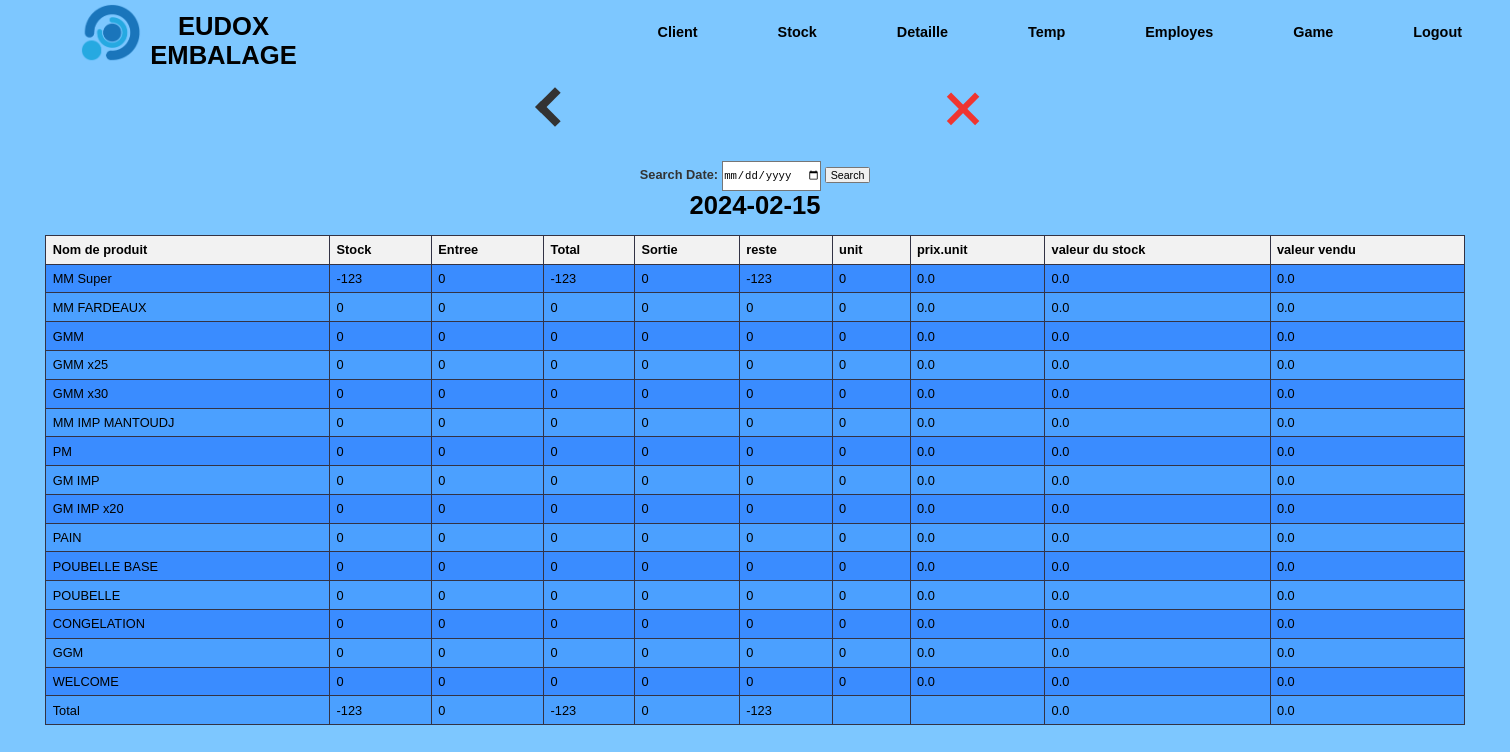
Screenshot of /stock/view with the database file from the repository.
### tables this page shows
CREATE TABLE stv (
        id INTEGER PRIMARY KEY AUTOINCREMENT,
        date TEXT NOT NULL,
        MM_super_st INTEGER NOT NULL,
        MM_super_e INTEGER NOT NULL,
        MM_super_so INTEGER NOT NULL,
        MM_Fardeaux_st INTEGER NOT NULL,
        MM_Fardeaux_e INTEGER NOT NULL,
        MM_Fardeaux_so INTEGER NOT NULL,
        GMM_st INTEGER NOT NULL,
        GMM_e INTEGER NOT NULL,
        GMM_so INTEGER NOT NULL,
        GMM_x25_st INTEGER NOT NULL,
        GMM_x25_e INTEGER NOT NULL,
        GMM_x25_so INTEGER NOT NULL,
        GMM_x30_st INTEGER NOT NULL,
        GMM_x30_e INTEGER NOT NULL,
        GMM_x30_so INTEGER NOT NULL,
        MM_IMP_MANTOUDJ_st INTEGER NOT NULL,
        MM_IMP_MANTOUDJ_e INTEGER NOT NULL,
        MM_IMP_MANTOUDJ_so INTEGER NOT NULL,
        PM_st INTEGER NOT NULL,
        PM_e INTEGER NOT NULL,
        PM_so INTEGER NOT NULL,
        GM_IMP_st INTEGER NOT NULL,
        GM_IMP_e INTEGER NOT NULL,
        GM_IMP_so INTEGER NOT NULL,
        GM_IMP_x20_st INTEGER NOT NULL,
        GM_IMP_x20_e INTEGER NOT NULL,
        GM_IMP_x20_so INTEGER NOT NULL,
        PAIN_st INTEGER NOT NULL,
        PAIN_e INTEGER NOT NULL,
        PAIN_so INTEGER NOT NULL,
        POUBELLE_BASE_st INTEGER NOT NULL,
        POUBELLE_BASE_e INTEGER NOT NULL,
        POUBELLE_BASE_so INTEGER NOT NULL,
        POUBELLE_st INTEGER NOT NULL,
        POUBELLE_e INTEGER NOT NULL,
        POUBELLE_so INTEGER NOT NULL,
        CONGELATION_st INTEGER NOT NULL,
        CONGELATION_e INTEGER NOT NULL,
        CONGELATION_so INTEGER NOT NULL,
        GGM_st INTEGER NOT NULL,
        GGM_e INTEGER NOT NULL,
        GGM_so INTEGER NOT NULL,
        WELCOME_st INTEGER NOT NULL,
        WELCOME_e INTEGER NOT NULL,
        WELCOME_so INTEGER NOT NULL
    );

CREATE TABLE upt (
        id INTEGER PRIMARY KEY AUTOINCREMENT,
        date TEXT NOT NULL,
        num INTEGER NOT NULL,
        u INTEGER NOT NULL,
        up REAL NOT NULL
    );

### app.py (the view)
@app.route('/stock/view', methods=['POST', 'GET'])
def view_stock():
    if request.method == 'POST':
        today_date = request.form.get('search_date', datetime.now().strftime("%Y-%m-%d"), None)
        if not today_date:
            today_date = datetime.now().strftime("%Y-%m-%d")
    else:
        today_date = datetime.now().strftime("%Y-%m-%d")
    conn = sqlite3.connect('form_data.db')
    cursor = conn.cursor()
    cursor.execute('SELECT * FROM stv WHERE date = ?', (today_date,))
    stock_data = cursor.fetchone()
    cursor.execute('SELECT u, up FROM upt WHERE date = ?', (today_date,))
    vals = cursor.fetchall()
    conn.close()
    product_names = ["MM Super", "MM FARDEAUX", "GMM", "GMM x25", "GMM x30", "MM IMP MANTOUDJ", "PM", "GM IMP", "GM IMP x20", "PAIN", "POUBELLE BASE", "POUBELLE", "CONGELATION", "GGM", "WELCOME"]
    total_stock = sum(stock_data[i * 3 + 2] for i in range(len(product_names)))
    total_entree = sum(stock_data[i * 3 + 3] for i in range(len(product_names)))
    total_sort = sum(stock_data[i * 3 + 4] for i in range(len(product_names)))
    total_rest = sum(stock_data[i * 3 + 2] + stock_data[i * 3 + 3] - stock_data[i * 3 + 4] for i in range(len(product_names)))
    total_v_stock = sum((stock_data[i * 3 + 2] + stock_data[i * 3 + 3] - stock_data[i * 3 + 4]) * vals[i][0] * vals[i][1] for i in range(len(product_names)))
    total_v_vendu = sum(stock_data[i * 3 + 4] * vals[i][0] * vals[i][1] for i in range(len(product_names)))
    return render_template('s_view.html', stock_data=stock_data, vals=vals, product_names=product_names, td=today_date,
                           total_stock=total_stock, total_entree=total_entree, total_sort=total_sort,
                           total_rest=total_rest, total_v_stock=total_v_stock, total_v_vendu=total_v_vendu)

### templates/s_view.html (shortened to what this page needs)
{% extends 'main.html' %}
{% block top %}
<a href="/stock" id="back"><div class="thick-arrow-left"></div></a>
<a href="/main" id="aclose"><div class="close"></div></a>
{% endblock %}
{% block bot %}
<form method="POST" action="/stock/view">
  <b><label for="search_date">Search Date:</label></b>
  <input type="date" id="search_date" name="search_date">
  <button type="submit">Search</button>
</form>
<h1>{{ stock_data[1] }}</h1>
<table>
  <tr>
    <th>Nom de produit</th>
    <th>Stock</th>
    <th>Entree</th>
    <th>Total</th>
    <th>Sortie</th>
    <th>reste</th>
    <th>unit</th>
    <th>prix.unit</th>
    <th>valeur du stock</th>
    <th>valeur vendu</th>
  </tr>
  {% for i in range(15) %}
    <tr>
      <td>{{ product_names[i] }}</td>
      <td>{{ stock_data[i * 3 + 2] }}</td>
      <td>{{ stock_data[i * 3 + 3] }}</td>
      <td>{{ stock_data[i * 3 + 2] + stock_data[i * 3 + 3] }}</td>
      <td>{{ stock_data[i * 3 + 4] }}</td>
      <td>{{ stock_data[i * 3 + 2] + stock_data[i * 3 + 3] - stock_data[i * 3 + 4] }}</td>
      <td contenteditable="true" onblur="updateValue(this.innerText, {{ i }}, 0, '{{ stock_data[1] }}')">{{ vals[i][0] }}</td>
      <td contenteditable="true" onblur="updateValue(this.innerText, {{ i }}, 1, '{{ stock_data[1] }}')">{{ vals[i][1] }}</td>
      <td>{{ (stock_data[i * 3 + 2] + stock_data[i * 3 + 3] - stock_data[i * 3 + 4]) * vals[i][0] * vals[i][1] }}</td>
      <td>{{ stock_data[i * 3 + 4] * vals[i][0] * vals[i][1] }}</td>
    </tr>
  {% endfor %}
  <tr>
    <td>Total</td>
    <td>{{ total_stock }}</td>
    <td>{{ total_entree }}</td>
    <td>{{ total_stock + total_entree }}</td>
    <td>{{ total_sort }}</td>
    <td>{{ total_rest }}</td>
    <td></td>
    <td></td>
    <td>{{ total_v_stock }}</td>
    <td>{{ total_v_vendu }}</td>
  </tr>
</table>
{% endblock %}

### static/css/style.css (style rules this page uses)
body, h1, h2, h3, p, ul, li { margin: 0; padding: 0; }
body { font-family: Arial, sans-serif; background-color: #7dc7ff; zoom: 80%; }
a { color: inherit; text-decoration: none; }
#aclose { margin-left: 28vw; }
.thick-arrow-left { margin: 35px; width: 25px; height: 25px; border: 10px solid #333; border-left: 0; border-top: 0; transform: rotate(135deg); }
#back { margin-left: 34%; }
.close { margin: 30px; background: #f03530; height: 50px; position: relative; width: 8px; transform: rotate(45deg); }
.close:after { background: #f03530; content: ""; height: 8px; left: -21px; position: absolute; top: 21px; width: 50px; }
.bot_side label { color: #333; }
.bot_side input { height: 35px; }

### templates/s_view.html (style rules this page uses)
table { border-collapse: collapse; width: 94%; margin: 3%; margin-top: 1%; }
th, td { border: 1px solid #333344; padding: 8px; text-align: left; }
th { background-color: #f2f2f2; }
tr:nth-child(even) td { background-color: #3a8cff; }
tr:nth-child(odd) td { background-color: #4ba0ff; }

### rows the page displays
stv: date "2024-02-15", MM_super_st "-123" "0" "0" "0" "0" "0" "0" "0" "0" "0" "0" "0" "0" "0" "0", MM_super_e "0" "0" "0" "0" "0" "0" "0" "0" "0" "0" "0" "0" "0" "0" "0", stock_data[i*3+2]+stock_data[i*3+3] "-123" "0" "0" "0" "0" "0" "0" "0" "0" "0" "0" "0" "0" "0" "0", MM_super_so "0" "0" "0" "0" "0" "0" "0" "0" "0" "0" "0" "0" "0" "0" "0", MM_super_st+MM_super_e+MM_super_so "-123" "0" "0" "0" "0" "0" "0" "0" "0" "0" "0" "0" "0" "0" "0", MM_super_st+MM_super_e+MM_super_so "0.0" "0.0" "0.0" "0.0" "0.0" "0.0" "0.0" "0.0" "0.0" "0.0" "0.0" "0.0" "0.0" "0.0" "0.0", stock_data[i*3+4]*vals[i][0]*vals[i][1] "0.0" "0.0" "0.0" "0.0" "0.0" "0.0" "0.0" "0.0" "0.0" "0.0" "0.0" "0.0" "0.0" "0.0" "0.0"
upt: u "0", up "0.0"
upt: u "0", up "0.0"
upt: u "0", up "0.0"
upt: u "0", up "0.0"
upt: u "0", up "0.0"
upt: u "0", up "0.0"
upt: u "0", up "0.0"
upt: u "0", up "0.0"
upt: u "0", up "0.0"
upt: u "0", up "0.0"
upt: u "0", up "0.0"
upt: u "0", up "0.0"
upt: u "0", up "0.0"
upt: u "0", up "0.0"
upt: u "0", up "0.0"

### other values shown
{{ product_names[i] }} "MM Super" "MM FARDEAUX" "GMM" "GMM x25" "GMM x30" "MM IMP MANTOUDJ" "PM" "GM IMP" "GM IMP x20" "PAIN" "POUBELLE BASE" "POUBELLE" "CONGELATION" "GGM" "WELCOME"
{{ total_stock }} "-123"
{{ total_entree }} "0"
{{ total_stock + total_entree }} "-123"
{{ total_sort }} "0"
{{ total_rest }} "-123"
{{ total_v_stock }} "0.0"
{{ total_v_vendu }} "0.0"
